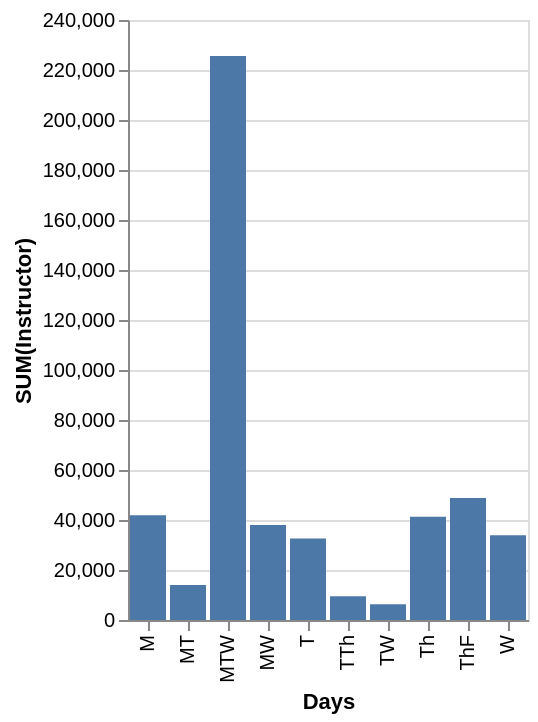

The Vega-Lite source for this figure:
### Vega-Lite specification from a JSON file in a GitHub repository (floating-point values rounded to 4 significant figures)
{"data": {"values": [{"x_data": "M", "y_data": 41889}, {"x_data": "MT", "y_data": 14011}, {"x_data": "MTW", "y_data": 225562}, {"x_data": "MW", "y_data": 38000}, {"x_data": "T", "y_data": 23244}, {"x_data": "TTh", "y_data": 9514}, {"x_data": "TW", "y_data": 6330}, {"x_data": "Th", "y_data": 41342}, {"x_data": "ThF", "y_data": 48758}, {"x_data": "T", "y_data": 9379}, {"x_data": "W", "y_data": 33883}]}, "mark": "bar", "encoding": {"x": {"field": "x_data", "type": "nominal", "title": "Days", "sort": "ascending"}, "y": {"field": "y_data", "type": "quantitative", "title": "SUM(Instructor)"}}}
